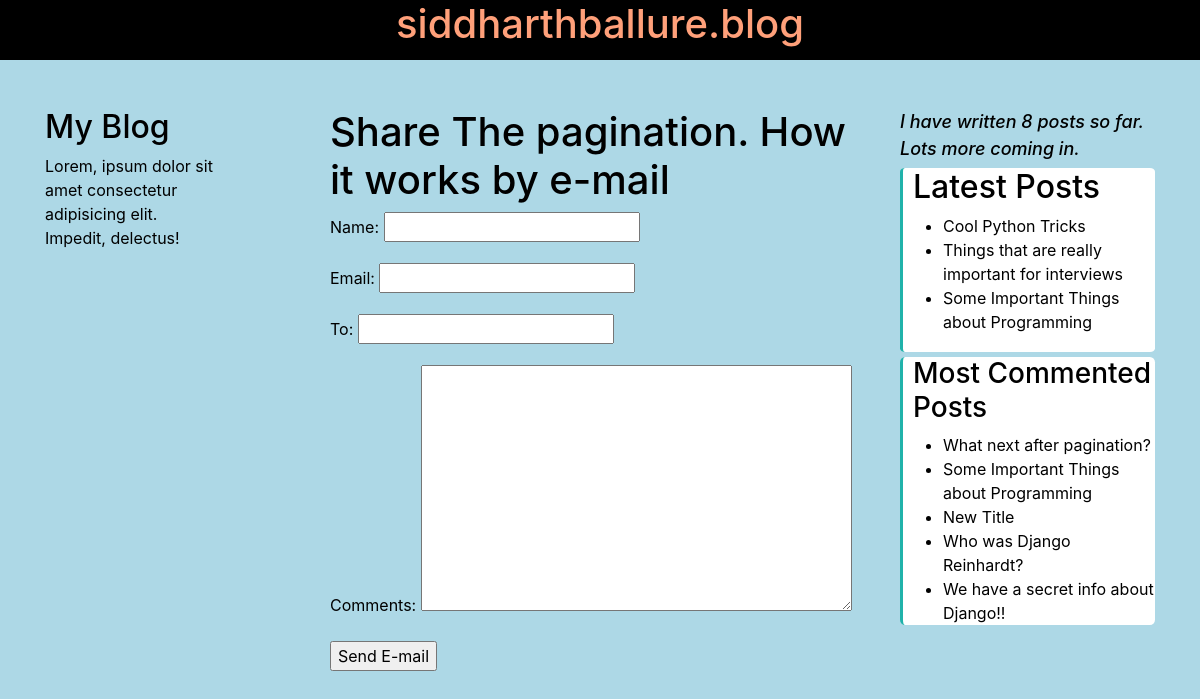
/blog/5/share/, run on an earlier commit of the app's database.
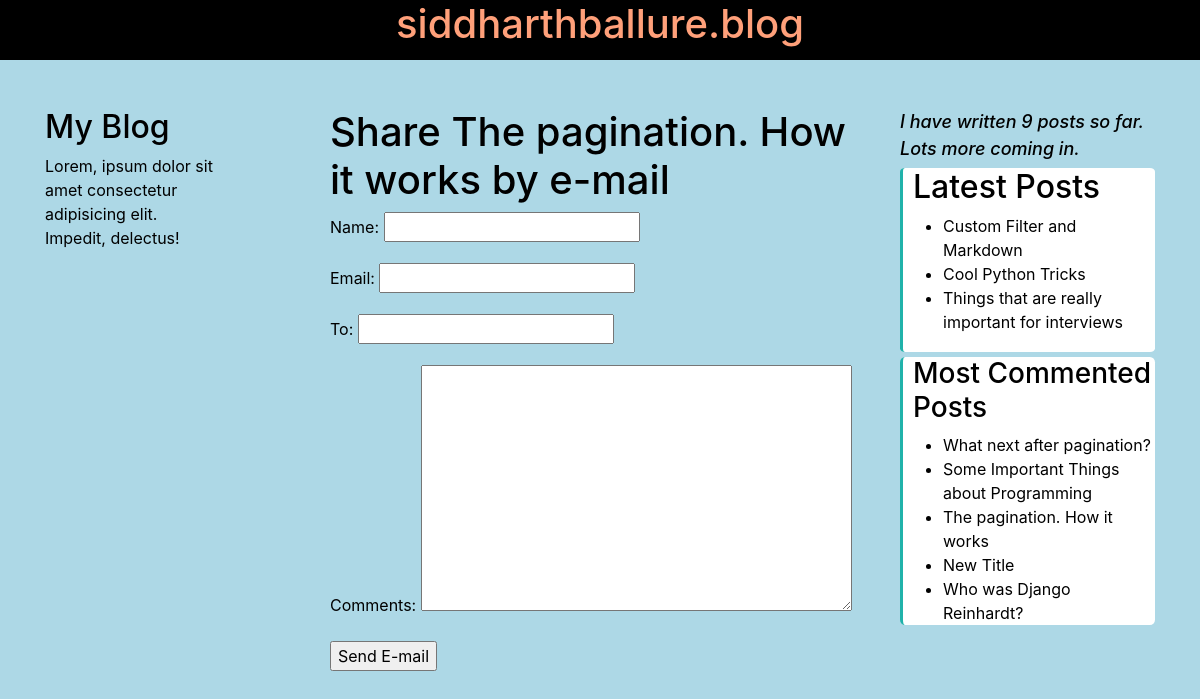
And on a later commit of the database.
### blog/models.py (models this page shows, shortened)
class Post(models.Model):
    STATUS_CHOICES = (
        ('draft', 'Draft'),
        ('published', 'Published'),
    )
    title = models.CharField(max_length=250)
    slug = models.SlugField(max_length=250,
                            unique_for_date='publish')
    author = models.ForeignKey(User,
                                on_delete=models.CASCADE,
                                related_name='blog_posts')
    body = models.TextField()
    publish = models.DateTimeField(default=timezone.now)
    created = models.DateTimeField(auto_now_add=True)
    updated = models.DateTimeField(auto_now=True)
    status = models.CharField(max_length=10,
                              choices=STATUS_CHOICES,
                              default='draft')
    objects = models.Manager() #default manager
    published = PublishedManager() #custom manager
    tags = TaggableManager()
    class Meta:
        ordering = ('-publish',)
    def get_absolute_url(self):
        return reverse('blog:post_detail',
                        args=[self.publish.year,
                              self.publish.month,
                              self.publish.day,
                              self.slug])

### blog/views.py (the view)
# urls.py: path('<int:post_id>/share/', views.post_share, name='post_share'),
def post_share(request, post_id):
    post = get_object_or_404(Post, id=post_id, status='published')
    sent = False
    if request.method == 'POST':
        form = EmailPostForm(request.POST)
        if form.is_valid():
            cd = form.cleaned_data
            post_url = request.build_absolute_uri(
                post.get_absolute_url())
            subject = f"{cd['name']} recommends you read" f'{post.title}'
            message = f"Read {post.title} at {post_url}"\
                      f"{cd['name']}\'s comments: {cd['comments']}"
            send_mail(subject, message, 'sidhrth05@gmail.com', [cd['to']])
            sent = True
    else:
        form = EmailPostForm()
    return render(request, 'blog/post/share.html', {'post':post,
                                                    'form':form,
                                                    'sent':sent})

### blog/forms.py
class EmailPostForm(forms.Form):
    name = forms.CharField(max_length=25)
    email = forms.EmailField()
    to = forms.EmailField()
    comments = forms.CharField(required=False,
                               widget=forms.Textarea)

### blog/models.py (called while the page is built)
    def get_queryset(self):
        return super(PublishedManager, self).get_queryset()\
                                            .filter(status='published')

### blog/templatetags/blog_tags.py (called while the page is built)
@register.simple_tag
def total_posts():
    return Post.published.count()

@register.inclusion_tag('blog/post/latest_posts.html')
def show_latest_posts(count=5):
    latest_posts = Post.published.order_by('-publish')[:count]
    return {'latest_posts':latest_posts}

@register.simple_tag
def get_most_commented_posts(count=5):
    return Post.published.annotate(
        total_comments = Count('comments')
    ).order_by('-total_comments')[:count]

### blog/templates/blog/post/share.html (shortened to what this page needs)
{% extends 'blog/base.html' %}
{% block content %}
    {% if sent %}
        <h1>E-mail successfully sent</h1>
        <p>
            '{{ post.title }}' was successfully sent to {{ form.cleaned_data.to }}.
        </p>
    {% else %}
        <h1>Share {{ post.title }} by e-mail</h1>
        <form method="post">
            {{ form.as_p }}
            <input type="submit" value="Send E-mail">
        </form>
    {% endif %}
{% endblock %}

### blog/templates/blog/base.html (shortened to what this page needs)
{% load blog_tags %}
{% load static %}
<!DOCTYPE html>
<html lang="en">
<head>
    <link rel="stylesheet" href="https://stackpath.bootstrapcdn.com/bootstrap/4.5.2/css/bootstrap.min.css"
>
    <link rel="stylesheet" href="{% static 'css/blog.css' %}">
</head>
<body>
        <div id='head' class='mb-5 pb-1 sticky-top'>
            <h1  class='text-center'>siddharthballure.blog</h1>
        </div>
<div class="container" >
    <div class="row">
        <div id="sidebar"  class="col-sm-2 mt-auto">
            <h2>My Blog</h2>
            <p>Lorem, ipsum dolor sit amet consectetur adipisicing elit. Impedit, delectus!</p>
        </div>
        <div id="content"  class="col col-sm-6" >
            {% block content %}
            {% endblock %}
        </div>
        <div class='col col-sm-3' id='right-sidebar'>
            <p>I have written {% total_posts %} posts so far. Lots more coming in.</p>
            <div id='latest_posts'>
                <h2>Latest Posts</h2>
                {% show_latest_posts 3 %}
            </div>
            <div id='most_commented'>
                <h3>Most Commented Posts</h3>
                {% get_most_commented_posts as most_commented_posts %}
                <ul>
                    {% for post in most_commented_posts %}
                        <li>
                            <a href="{{ post.get_absolute_url }}">
                                {{ post.title }}
                            </a>
                        </li>
                    {% endfor %}
                </ul>
            </div>
        </div>
    </div>
</div>
</body>
</html>

### blog/templates/blog/post/latest_posts.html
<ul>
    {% for post in latest_posts %}
        <li>
            <a href="{{ post.get_absolute_url }}">
                {{ post.title }}
            </a>
        </li>
    {% endfor %}
</ul>

What changed in the data, as far as the page shows it:
no longer on one of the page's lists (row unchanged): Post: title "Some Important Things about Programming"
no longer on this page (row unchanged): Post: title "We have a secret info about Django!!", shown under "Most Commented Posts"
now on one of the page's lists (row unchanged): Post: title "The pagination. How it works"
added Post: title "Custom Filter and Markdown", shown under "Latest Posts"
Also different on the page:
text no longer shown: "8"
text now shown: "9"
